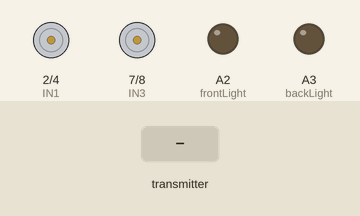
The sketch below on a simulated Arduino Uno, built with avr-gcc and run on an emulated ATmega328P. Shown: motor-driver pin pairs drawn as motors (green arrow = first pin HIGH = forward, orange = second pin HIGH = backward, longer = more drive, scaled by the enable pin), output pins drawn as LEDs (lit = HIGH). The test bench sets the inputs (shaded band). No radio packets arrive unless stated.

Above: at 1.2 s.
1.3 s: the transmitter starts sending data.0 = 0
At 2.5 s:
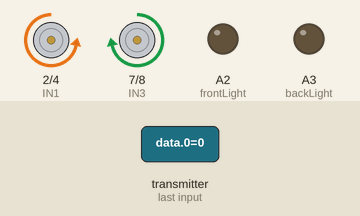
2.8 s: the transmitter starts sending data.1 = 512
At 3.8 s:
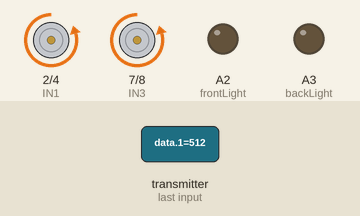
4.3 s: the transmitter starts sending data.0 = 256
At 5.0 s:
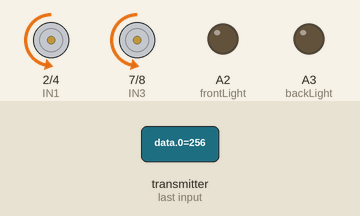
5.8 s: the transmitter starts sending data.1 = 1023
At 6.1 s:
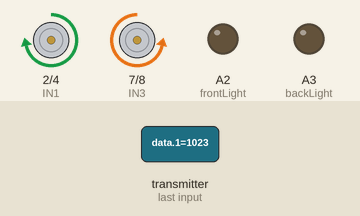
7.3 s: the transmitter starts sending data.1 = 0
At 8.4 s:
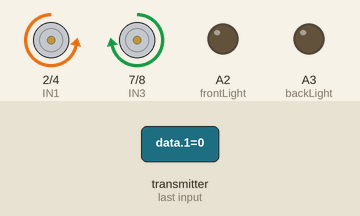
Timing chart, 0 to 9.8 s (numbered marks = the images above; inputs shaded):
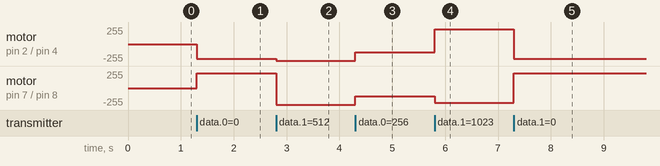

Measured:
- after the input at 1.3 s, motor on pin 2 (IN1) / pin 4 (IN2): stopped → backward 220/255 at once; motor on pin 7 (IN3) / pin 8 (IN4): stopped → forward 220/255 at once
- after the input at 2.8 s, motor on pin 2 (IN1) / pin 4 (IN2): backward 220/255 → backward 250/255 at once; motor on pin 7 (IN3) / pin 8 (IN4): forward 220/255 → backward 250/255 at once
- after the input at 4.3 s, motor on pin 2 (IN1) / pin 4 (IN2), motor on pin 7 (IN3) / pin 8 (IN4): backward 250/255 → backward 125/255 at once
- after the input at 5.8 s, motor on pin 2 (IN1) / pin 4 (IN2): backward 125/255 → forward 220/255 at once; motor on pin 7 (IN3) / pin 8 (IN4): backward 125/255 → backward 220/255 at once
- after the input at 7.3 s, motor on pin 2 (IN1) / pin 4 (IN2): forward 220/255 → backward 220/255 at once; motor on pin 7 (IN3) / pin 8 (IN4): backward 220/255 → forward 220/255 at once

The sketch:

rx_final_rev_v1.ino
```cpp
#include <SPI.h>
#include <nRF24L01.h>
#include <RF24.h>

RF24 radio(9, 10); // CE, CSN
const byte address[6] = "00069";

int ENA = 5;
int IN1 = 2;
int IN2 = 4;
int ENB = 6;
int IN3 = 7;
int IN4 = 8;
int frontLight = A2;
int backLight = A3;
int lastSwitch_1 = 0;
int lastSwitch_2 = 0;
bool frontLightState = false;
bool backLightState = false;

void setup() {
  Serial.begin(9600);
  radio.begin();
  radio.openReadingPipe(0, address);
  radio.setPALevel(RF24_PA_MAX);
  radio.setDataRate(RF24_250KBPS);
  radio.startListening();

  pinMode(IN1, OUTPUT);
  pinMode(IN2, OUTPUT);
  pinMode(IN3, OUTPUT);
  pinMode(IN4, OUTPUT);
  pinMode(ENA, OUTPUT);
  pinMode(ENB, OUTPUT);
  pinMode(frontLight, OUTPUT);
  pinMode(backLight, OUTPUT);
}

void loop() {
  if (radio.available()) {
    int data[10];
    radio.read(&data, sizeof(data));
    int xValue_1 = data[0];
    int yValue_1 = data[1];
    int buttonState_1 = data[2];
    int xValue_2 = data[3];
    int yValue_2 = data[4];
    int buttonState_2 = data[5];
    int valuePot_1 = data[6];
    int valuePot_2 = data[7];
    int switch_1 = data[8];
    int switch_2 = data[9];

    controlMovement(xValue_1, yValue_1);
    lightControl(switch_1, switch_2);
    delay(20);
  }
}

void lightControl(int switch_1, int switch_2) {
  if (switch_1 != lastSwitch_1) {
    frontLightState = !frontLightState;
    digitalWrite(frontLight, frontLightState ? LOW : HIGH);
    lastSwitch_1 = switch_1;
  }

  if (switch_2 != lastSwitch_2) {
    backLightState = !backLightState;
    digitalWrite(backLight, backLightState ? LOW : HIGH);
    lastSwitch_2 = switch_2;
  }
}

void controlMovement(int xValue_1, int yValue_1) {
  int motorSpeed = map(xValue_1, 0, 1023, -250, 250); //valor entre 0 y 255

  if (yValue_1 < 341) { // Rango de 0 a 340: girar en el lugar hacia la izquierda
    turnLeftInPlace(220); //valor entre 0 y 255
  } else if (yValue_1 > 682) { // Rango de 682 a 1023: girar en el lugar hacia la derecha
    turnRightInPlace(220); //valor entre 0 y 255
  } else {
    if (motorSpeed > 0) {
      moveForward(motorSpeed);
    } else if (motorSpeed < 0) {
      moveBackward(-motorSpeed);
    } else {
      stopMotors();
    }
  }
}

void moveForward(int speed) {
  digitalWrite(IN1, HIGH);
  digitalWrite(IN2, LOW);   // Motor A con giro horario
  digitalWrite(IN3, HIGH);
  digitalWrite(IN4, LOW);   // Motor B con giro anti-horario
  analogWrite(ENA, speed);
  analogWrite(ENB, speed);
}

void moveBackward(int speed) {
  digitalWrite(IN1, LOW);
  digitalWrite(IN2, HIGH);  // Motor A con giro anti-horario
  digitalWrite(IN3, LOW);
  digitalWrite(IN4, HIGH);  // Motor B con giro horario
  analogWrite(ENA, speed);
  analogWrite(ENB, speed);
}

void turnLeftInPlace(int speed) {
  digitalWrite(IN1, LOW);
  digitalWrite(IN2, HIGH);  // Motor A con giro anti-horario
  digitalWrite(IN3, HIGH);
  digitalWrite(IN4, LOW);   // Motor B con giro horario
  analogWrite(ENA, speed);
  analogWrite(ENB, speed);
}

void turnRightInPlace(int speed) {
  digitalWrite(IN1, HIGH);
  digitalWrite(IN2, LOW);   // Motor A con giro horario
  digitalWrite(IN3, LOW);
  digitalWrite(IN4, HIGH);  // Motor B con giro anti-horario
  analogWrite(ENA, speed);
  analogWrite(ENB, speed);
}

void stopMotors() {
  digitalWrite(IN1, LOW);
  digitalWrite(IN2, LOW);  // Ambos motores detenidos
  digitalWrite(IN3, LOW);
  digitalWrite(IN4, LOW);
  analogWrite(ENA, 0);
  analogWrite(ENB, 0);
}
```
